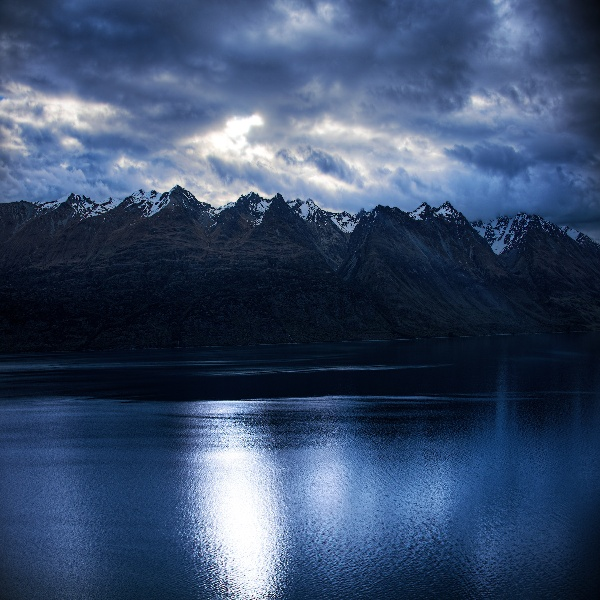
#> input picture histogram/testimage.jpg, 600 x 600 px
$ python color_hist.py --image ../../histogram/testimage.jpg
#> lines starting #> are read from the running program, lines starting #| are printed output that depends on the picture
# color histogram
import argparse
import numpy as np
import cv2
import matplotlib.pyplot as plt

ap = argparse.ArgumentParser()
ap.add_argument("-i", "--image", required=True, help="Path to image")
args = vars(ap.parse_args())
print(args)
# command line argument.

image = cv2.imread(args['image'])
#> image is the input picture: shape (600, 600, 3); mean B, G, R 106.6, 76.1, 57.2
colors = ("b", "g", "r")
chans = cv2.split(image)
# now you have the channels.
plt.figure()
plt.title("Colored Picture Histogram")
plt.xlabel("Bins")
plt.ylabel("# of pixels")
for (color, chan) in zip(colors, chans):
    data = cv2.calcHist([chan], [0], None, [256], [0, 255])
    plt.plot(data)
    plt.xlim([0, 256])
#> this loop made 3 passes
#> color on passes 1 to 3: 'b', 'g', 'r'

plt.show()
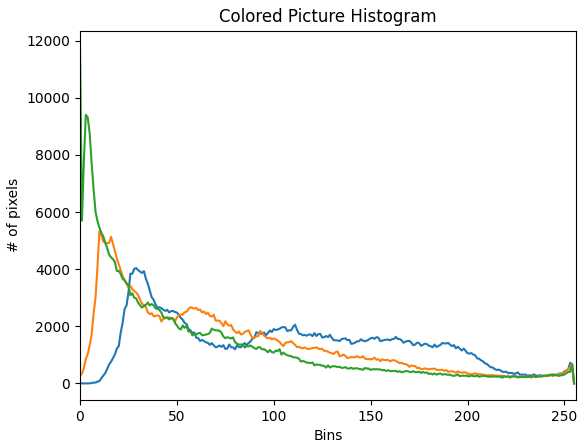
#> figure drawn by matplotlib, 1 panel; curve peaks at x = 29, y = 4037; curve peaks at x = 10, y = 5330; curve peaks at x = 0, y = 11767
